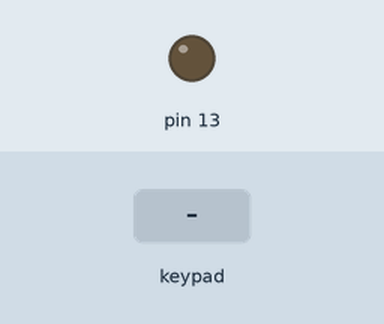
Bench run of a program on a simulated Arduino Pro Mini, built with avr-gcc and run on an emulated ATmega328P. On the bench: output pins drawn as LEDs (lit = HIGH). Wiring (inferred from the names in the program): 5×6 keypad (labels assumed): rows pin 5, pin 6, pin 7, pin 8, pin 9; columns pin 2, pin 3, pin 4, pin 10, pin 11, pin 12. The test bench sets the inputs (shaded band).

Above: at 1.2 s.
1.3 s: key '1' pressed
At 2.1 s:
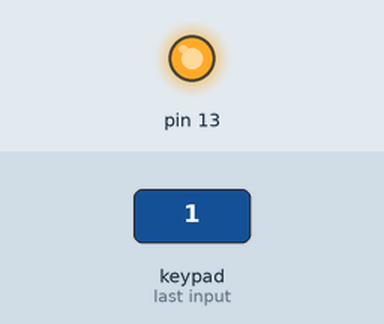
Timing chart, 0 to 4.3 s (numbered marks = the images above; inputs shaded):
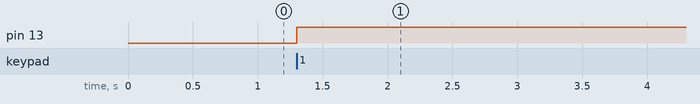

Measured:
- after the input at 1.3 s, pin 13: LOW → HIGH at once

The program:

main.cpp
```cpp
#include <Arduino.h>

#include <Wire.h>
int command = 0;

// Ascii upper, colID, rowID
int keyMatrixMap[][3] = {
    {30, 0, 0},  // F12
    {31, 1, 0},  // RIGHT CNTRL
    {32, 2, 0},  // OPTION
    {33, 3, 0},  // SWITCH
    {34, 4, 0},  // RIGHT ALT
    {35, 5, 0},  // SPACE
    {36, 0, 1},  // RIGHT SHIFT
    {37, 1, 1},  // RIGHT ARROW
    {38, 2, 1},  // ]
    {39, 3, 1},  // [
    {40, 4, 1},  // m
    {41, 5, 1},  // n
    {42, 0, 2},  // DEL
    {43, 1, 2},  // LEFT ARROW
    {44, 2, 2},  // l
    {45, 3, 2},  // k
    {46, 4, 2},  // j
    {47, 5, 2},  // h
    {48, 0, 3},  // BACKSPACE
    {49, 1, 3},  // p
    {50, 2, 3},  // o
    {51, 3, 3},  // i
    {52, 4, 3},  // u
    {53, 5, 3},  // y
    {54, 0, 4},  // F11
    {55, 1, 4},  // F10
    {56, 2, 4},  // F9
    {57, 3, 4},  // F8
    {58, 4, 4},  // F7
    {59, 5, 4}}; // F6

// State and change
int ketStates[][2] = {
    {0, 0},
    {0, 0},
    {0, 0},
    {0, 0},
    {0, 0},
    {0, 0},
    {0, 0},
    {0, 0},
    {0, 0},
    {0, 0},
    {0, 0},
    {0, 0},
    {0, 0},
    {0, 0},
    {0, 0},
    {0, 0},
    {0, 0},
    {0, 0},
    {0, 0},
    {0, 0},
    {0, 0},
    {0, 0},
    {0, 0},
    {0, 0},
    {0, 0},
    {0, 0},
    {0, 0},
    {0, 0},
    {0, 0},
    {0, 0}};

// Power pins (colID)
int colToPinArray[] = {4, 3, 2, 10, 11, 12};

// Reading pins (rowID)
int rowToPinArray[] = {9, 8, 7, 6, 5};

// Total key count
int keyCount = (sizeof(keyMatrixMap) / sizeof(keyMatrixMap[0]));

// function that executes whenever data is received from master
// this function is registered as an event, see setup()
void receiveEvent(int bytes)
{
  if (Wire.available())
  {
    command = Wire.read(); // Read the command sent by the master
  }
}

void requestEvent()
{
  for (int i = 0; i < keyCount; i++)
  {
    int pressedAsciiCode = keyMatrixMap[i][0];
    int releasedAsciiCode = keyMatrixMap[i][0];
    int currentState = ketStates[i][0];
    int change = ketStates[i][1];

    bool somethingSent = false;
    if ((currentState == 1) && (change == 1))
    {
      // Pressed
      Serial.println();
      Serial.print(pressedAsciiCode);
      Serial.print(" pressed");
      Serial.println();
      Wire.write(pressedAsciiCode);
      ketStates[i][1] = 0;
      somethingSent = true;
    }
    if ((currentState == 0) && (change == 1))
    {
      // Released
      Serial.println();
      Serial.print(releasedAsciiCode);
      Serial.print(" released");
      Serial.println();
      Wire.write(releasedAsciiCode);
      ketStates[i][1] = 0;
      somethingSent = true;
    }
    if (somethingSent != true)
    {
      Wire.write(255);
    }
  }
}

void setup()
{

  pinMode(13, OUTPUT);
  Wire.begin(6);                // join i2c bus with address #4
  Wire.onReceive(receiveEvent); // register event
  Wire.onRequest(requestEvent); // Register request handler
  Serial.begin(115200);         // start serial for output

  // Set pinmodes for outputs
  int colSize = sizeof(colToPinArray) / sizeof(colToPinArray[0]);
  for (int i = 0; i < colSize; i++)
  {
    // CHANGED
    pinMode(colToPinArray[i], INPUT);
    // digitalWrite(colToPinArray[i], HIGH);
  }

  // Set pinmodes for inputs
  int rowSize = sizeof(rowToPinArray) / sizeof(rowToPinArray[0]);
  for (int i = 0; i < rowSize; i++)
  {
    pinMode(rowToPinArray[i], INPUT_PULLUP);
  }
}

// Check a pin at given colID and rowID
bool checkPin(int colID, int rowID)
{
  int col = colToPinArray[colID];
  int row = rowToPinArray[rowID];
  pinMode(col, OUTPUT);
  digitalWrite(col, LOW);
  bool state = digitalRead(row);
  // digitalWrite(col, HIGH);
  pinMode(col, INPUT);
  return !state;
}

void loop()
{
  for (int i = 0; i < keyCount; i++)
  {
    int currentState = ketStates[i][0];
    int change = ketStates[i][1];
    int col = (keyMatrixMap[i][1]);
    int row = (keyMatrixMap[i][2]);
    if (((checkPin(col, row)) && (currentState == 0)) && (change == 0))
    {
      // Pressed
      digitalWrite(13, HIGH);
      ketStates[i][0] = 1;
      ketStates[i][1] = 1;
    }
    if (((!checkPin(col, row)) && (currentState == 1)) && (change == 0))
    {
      // Released
      digitalWrite(13, LOW);
      ketStates[i][0] = 0;
      ketStates[i][1] = 1;
    }
  }
  delay(10);
}
```
